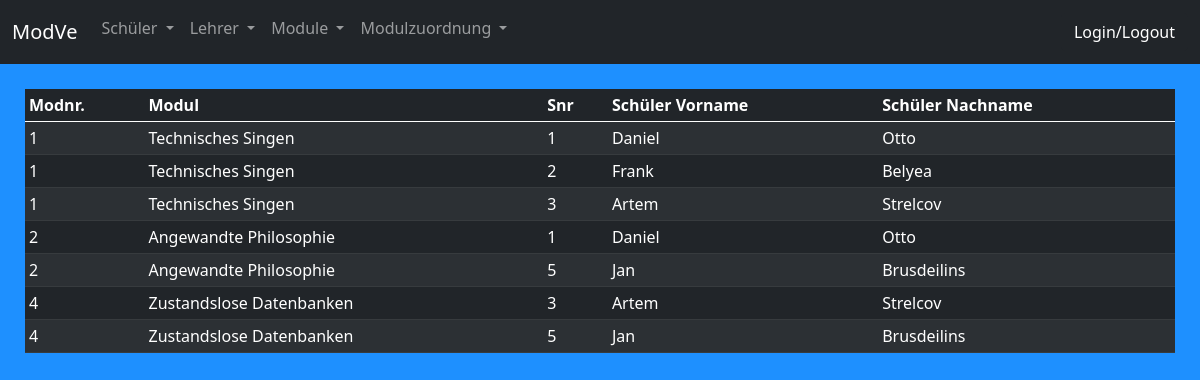
/modZuAnz.php, run on the app's committed database.
### tables this page shows
CREATE TABLE `module` (
  `Modnr` int(11) NOT NULL AUTO_INCREMENT,
  `Modu` varchar(100) NOT NULL,
  `Mstd` int(11) DEFAULT NULL,
  `Lid` int(11) NOT NULL,
  `Rnr` int(11) DEFAULT NULL,
  PRIMARY KEY (`Modnr`)
);

CREATE TABLE `modulzuordnung` (
  `Modnr` int(11) NOT NULL,
  `Snr` int(11) NOT NULL,
  PRIMARY KEY (`Modnr`,`Snr`)
);

CREATE TABLE `schueler` (
  `Snr` int(11) NOT NULL AUTO_INCREMENT,
  `Sname` varchar(100) NOT NULL,
  `Svname` varchar(100) DEFAULT NULL,
  `gebd` date DEFAULT NULL,
  `Str` varchar(100) DEFAULT NULL,
  `PLZ` varchar(10) DEFAULT NULL,
  `Ort` varchar(100) DEFAULT NULL,
  PRIMARY KEY (`Snr`)
);

### html/modZuAnz.php (the view, shortened to what this page needs)
<!DOCTYPE html>
<html lang="en">
<head>
</head>
<body style="background-color:#1E90FF">
    <?php require __DIR__ . "/global/navBar.html";
    require_once "../mysql.inc.php";
    $stmt = $pdo->prepare('SELECT * FROM module INNER JOIN modulzuordnung on module.Modnr = modulzuordnung.Modnr
    INNER JOIN schueler on modulzuordnung.Snr = schueler.Snr');
    $stmt->execute();
    ?>
    <div style="margin: 25px; ">
        <table class="table table-striped table-dark table-hover table-sm rounded">
            <thead>
                <tr>
                    <th>Modnr.</th>
                    <th>Modul</th>
                    <th>Snr</th>
                    <th>Schüler Vorname</th>
                    <th>Schüler Nachname</th>
                </tr>
            </thead>
            <tbody>
                <?php
                foreach ($stmt as $result) {
                    echo "<tr>
                        <td>" . $result['Modnr'] . "</td>
                        <td>" . $result['Modu'] . "</td>
                        <td>" . $result['Snr'] . "</td>
                        <td>" . $result['Svname'] . "</td>
                        <td>" . $result['Sname'] . "</td>
                        </tr>";
                }
                ?>
            </tbody>
        </table>
    </div>
</body>
</html>

### data on the page
module: modulzuordnung.Modnr "1", Modu "Technisches Singen", schueler.Snr "1", schueler.Svname "Daniel", schueler.Sname "Otto", schueler.Snr "2", schueler.Svname "Frank", schueler.Sname "Belyea", schueler.Snr "3", schueler.Svname "Artem", schueler.Sname "Strelcov"
module: modulzuordnung.Modnr "2", Modu "Angewandte Philosophie", schueler.Snr "1", schueler.Svname "Daniel", schueler.Sname "Otto", schueler.Snr "5", schueler.Svname "Jan", schueler.Sname "Brusdeilins"
module: modulzuordnung.Modnr "4", Modu "Zustandslose Datenbanken", schueler.Snr "3", schueler.Svname "Artem", schueler.Sname "Strelcov", schueler.Snr "5", schueler.Svname "Jan", schueler.Sname "Brusdeilins"
